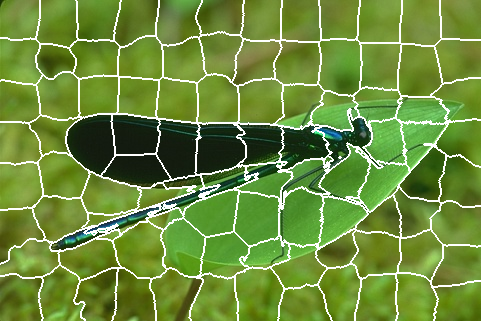
#> input picture insect_e-slic.png, 481 x 321 px; its folder holds only this picture in this run
$ python -i utils.py   (imports and definitions only)
#> lines starting #> are read from the running program, lines starting #| are printed output that depends on the picture
from pathlib import Path

import numpy as np
from scipy.io import loadmat
from scipy.spatial import KDTree
from scipy.ndimage import convolve
from skimage.color import rgb2gray, rgb2lab
from skimage import measure
from skimage.segmentation import find_boundaries
from PIL import Image


def get_segmentation_object(gt_file_path):
    assert gt_file_path.is_file()
    return loadmat(gt_file_path)["groundTruth"]


# [60 lines left out: functions retrieve_segmentation_file, get_segmentation, load_segmentations, resize_to_block_shape, get_pad_block, pad_block_size and 1 more, not called in this run]


def create_grid_like(img):
    h, w = img.shape[:2]
    return create_grid(h, w)


# [8 lines left out: function get_sparse_distance_matrix, not called in this run]


def compute_sobel():
    base_sobel = np.zeros((3, 3))
    sobel_col = np.array([1, 2, 1])
    base_sobel[:, 0] = sobel_col
    base_sobel[:, 2] = -sobel_col

    Gx = base_sobel
    Gy = base_sobel.T
    return Gx, Gy


def gradient(img):
    if len(img.shape) == 3:
        img = rgb2gray(img)
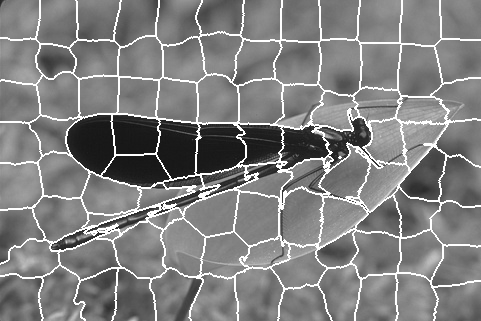
#> img: shape (321, 481) float64; min 0.0839, max 1, mean 0.504
    Gx, Gy = compute_sobel()
    gx = convolve(img, Gx)
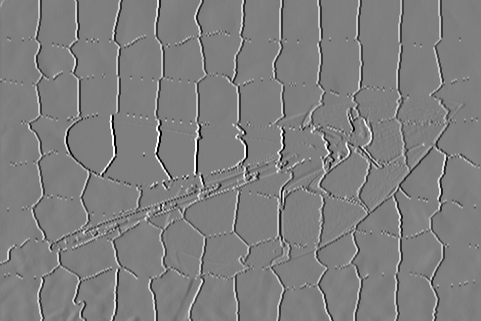
#> gx: shape (321, 481) float64; min -3.64, max 3.65, mean 0.000185; drawn with min black and max white
    gy = convolve(img, Gy)
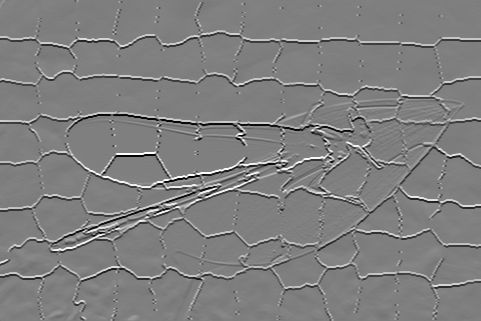
#> gy: shape (321, 481) float64; min -3.62, max 3.63, mean -0.000259; drawn with min black and max white

    g_magnitude = np.hypot(gx, gy)
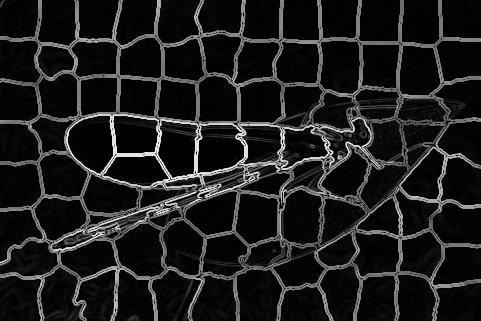
#> g_magnitude: shape (321, 481) float64; min 0, max 4.06, mean 0.457; drawn with min black and max white
    g_dir = np.arctan2(gy, gx)
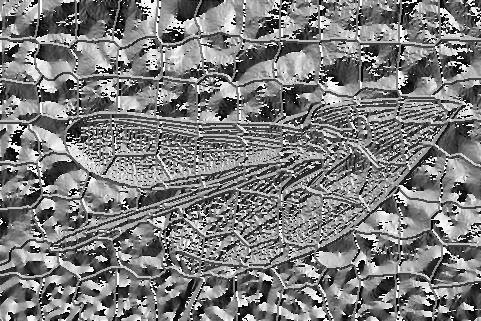
#> g_dir: shape (321, 481) float64; min -3.14, max 3.14, mean -0.0553; drawn with min black and max white

    return g_magnitude, g_dir


# [20 lines left out: functions get_main_orientation_image, identify_biggest_connected_component, not called in this run]


class WindowXY:
    """Class for generating windows around a pixel in an image"""

    # [45 lines left out: functions __init__, get_XYLAB, plot_median_color, not called in this run]


def plot_boundary(img, boundaries):
    return np.where(boundaries[:, :, None], 255, img)


# [5 lines left out: function rescale_segmentation, not called in this run]

>>> import cv2
>>> picture = cv2.cvtColor(cv2.imread('insect_e-slic.png'), cv2.COLOR_BGR2RGB)
>>> result = gradient(picture)

$ run again, on insect_slic.png
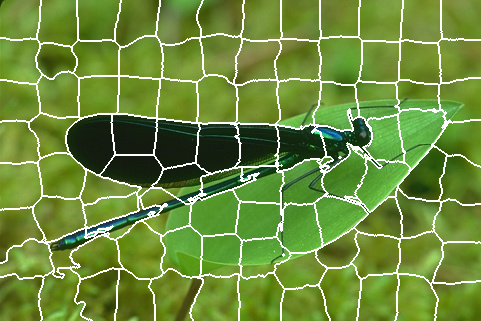
#> input picture insect_slic.png, 481 x 321 px
#> in gradient, `g_magnitude = np.hypot(gx, gy)`:
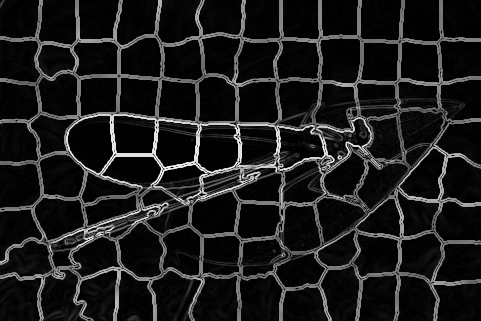
#> g_magnitude: shape (321, 481) float64; min 0, max 4.07, mean 0.457; drawn with min black and max white
#> in gradient, `g_dir = np.arctan2(gy, gx)`:
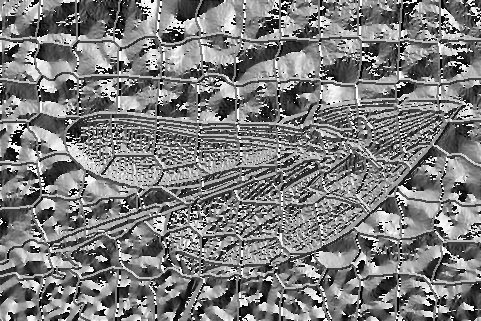
#> g_dir: shape (321, 481) float64; min -3.14, max 3.14, mean -0.0539; drawn with min black and max white
